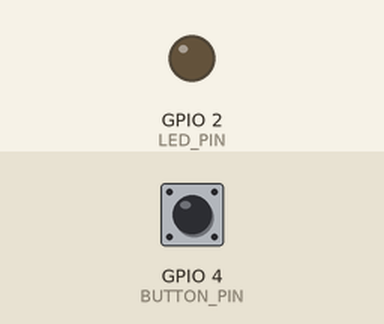
The sketch below on a simulated ESP32. On the bench: output pins drawn as LEDs (lit = HIGH). Inputs (shaded band) come from the test bench; at power-on: GPIO 4 (BUTTON_PIN) HIGH.

Above: at 1.2 s.
1.3 s: GPIO 4 (BUTTON_PIN) pulled LOW for 0.15 s
At 1.37 s:
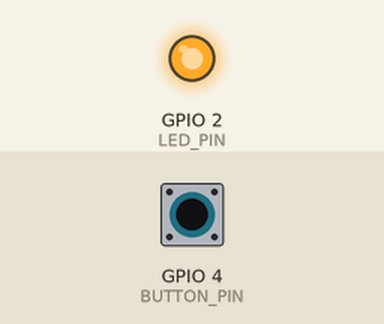
2.9 s: GPIO 4 (BUTTON_PIN) pulled LOW for 3.2 s
At 6.4 s:
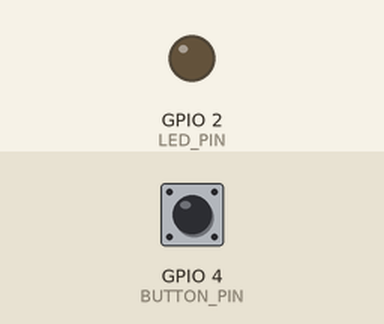
Timing chart, 0 to 7.9 s (numbered marks = the images above; inputs shaded):
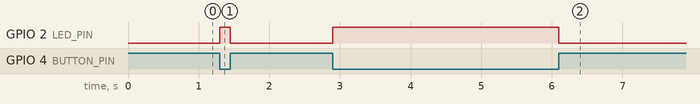

Measured:
- after the input at 1.3 s, GPIO 2 (LED_PIN): LOW → HIGH at once, → LOW 0.15 s later
- after the input at 2.9 s, GPIO 2 (LED_PIN): LOW → HIGH at once, → LOW 3.2 s later

The sketch:

esp32.ino
```cpp
const int LED_PIN = 2;
const int BUTTON_PIN = 4;

void setup() {
  pinMode(LED_PIN, OUTPUT);
  pinMode(BUTTON_PIN, INPUT_PULLUP);  // Enable internal pull-up
}

void loop() {
  // INPUT_PULLUP inverts logic: LOW means pressed
  int buttonState = digitalRead(BUTTON_PIN);

  if (buttonState == LOW) {  // Button pressed
    digitalWrite(LED_PIN, HIGH);
  } else {
    digitalWrite(LED_PIN, LOW);
  }
}
```
